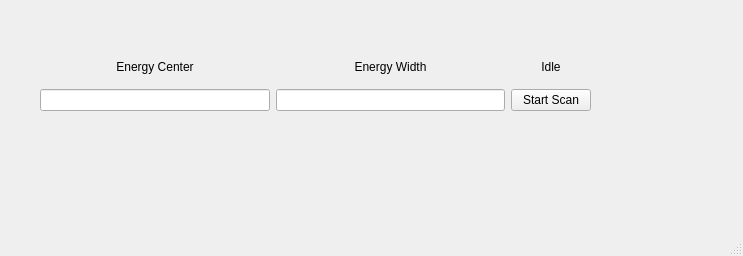
<?xml version="1.0" encoding="UTF-8"?>
<ui version="4.0">
 <class>Main_window</class>
 <widget class="QMainWindow" name="Main_window">
  <property name="geometry">
   <rect>
    <x>0</x>
    <y>0</y>
    <width>743</width>
    <height>256</height>
   </rect>
  </property>
  <property name="windowTitle">
   <string>MainWindow</string>
  </property>
  <widget class="QWidget" name="centralwidget">
   <widget class="QWidget" name="gridLayoutWidget">
    <property name="geometry">
     <rect>
      <x>40</x>
      <y>50</y>
      <width>551</width>
      <height>61</height>
     </rect>
    </property>
    <layout class="QGridLayout" name="gridLayout">
     <item row="1" column="0">
      <widget class="QLineEdit" name="lineEdit_encenter"/>
     </item>
     <item row="1" column="1">
      <widget class="QLineEdit" name="lineEdit_enwidth"/>
     </item>
     <item row="1" column="2">
      <widget class="QPushButton" name="pushButton_startscan">
       <property name="text">
        <string>Start Scan</string>
       </property>
      </widget>
     </item>
     <item row="0" column="0">
      <widget class="QLabel" name="fixed_label_energy_center">
       <property name="text">
        <string>Energy Center</string>
       </property>
       <property name="alignment">
        <set>Qt::AlignCenter</set>
       </property>
      </widget>
     </item>
     <item row="0" column="1">
      <widget class="QLabel" name="fixed_label_energy_width">
       <property name="text">
        <string>Energy Width</string>
       </property>
       <property name="alignment">
        <set>Qt::AlignCenter</set>
       </property>
      </widget>
     </item>
     <item row="0" column="2">
      <widget class="QLabel" name="label_scan_status">
       <property name="text">
        <string>Idle</string>
       </property>
       <property name="alignment">
        <set>Qt::AlignCenter</set>
       </property>
      </widget>
     </item>
    </layout>
   </widget>
  </widget>
  <widget class="QMenuBar" name="menubar">
   <property name="geometry">
    <rect>
     <x>0</x>
     <y>0</y>
     <width>743</width>
     <height>20</height>
    </rect>
   </property>
  </widget>
  <widget class="QStatusBar" name="statusbar"/>
 </widget>
 <resources/>
 <connections/>
</ui>
